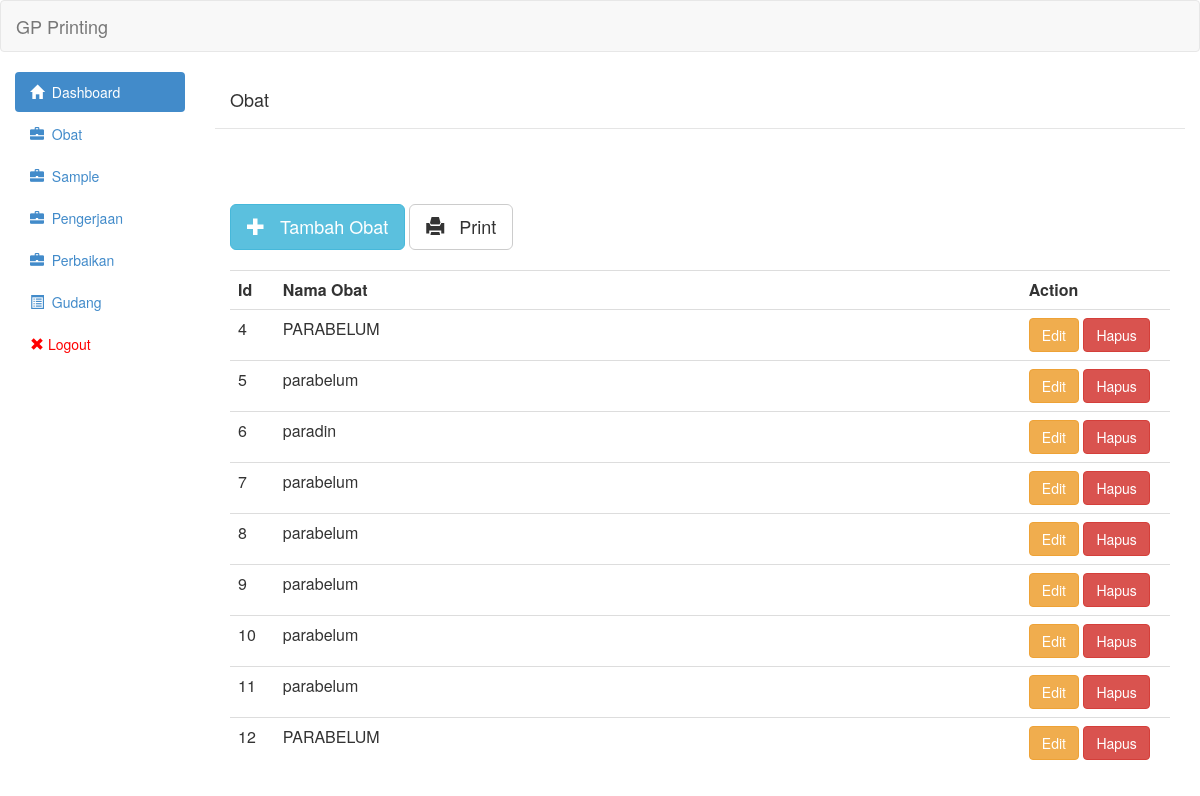
Page /view/obat.php (signed in) on the committed database.
### tables this page shows
CREATE TABLE `obat` (
  `id` int(11) NOT NULL,
  `nama_obat` varchar(255) NOT NULL,
  `kilo` decimal(10,3) NOT NULL,
  `harga_beli` int(11) NOT NULL,
  `harga_jual` int(11) NOT NULL
);

### controller/obat/obat_show.php (the view, shortened to what this page needs)
<?php
	include('../controller/config/linken.php');
	include('../controller/config/asset.php');
	$queryGetObat = "SELECT * from Obat";
	$resultGetObat = mysqli_query($link,$queryGetObat) or die(mysqli_error($link));
	 echo "<table class='table table-hover' style='width:100%'><tr>
                        <th class='col-md-1' style='width:2%'>Id</th>
                        <th class='col-md-1' style='width:50%'>Nama Obat</th>
                        <th class='col-md-1' style='width:10%'>Action</th>
                        </tr>";
	while($row = mysqli_fetch_assoc($resultGetObat)){
	?>
                            <tr onclick='AjaxGetDetailObat(<?php echo $row["id"]?>)'>
								<td><?php echo $row['id']?></td>
                                <td><?php echo $row['nama_obat']?></td>
								<td>
                                <button onclick="editObat(<?php echo $row["id"];?>)" class="btn btn-warning">Edit</button>
                                <a class='btn btn-danger' href='controller/obat/obat_delete.php?id="<?php echo $row["id"];?>"'>Hapus</a></td>
                            </tr>
<?php
	}
	echo "</table>"
	?>

### rows in the picture
obat: id "4", nama_obat "PARABELUM"
obat: id "5", nama_obat "parabelum"
obat: id "6", nama_obat "paradin"
obat: id "7", nama_obat "parabelum"
obat: id "8", nama_obat "parabelum"
obat: id "9", nama_obat "parabelum"
obat: id "10", nama_obat "parabelum"
obat: id "11", nama_obat "parabelum"
obat: id "12", nama_obat "PARABELUM"
